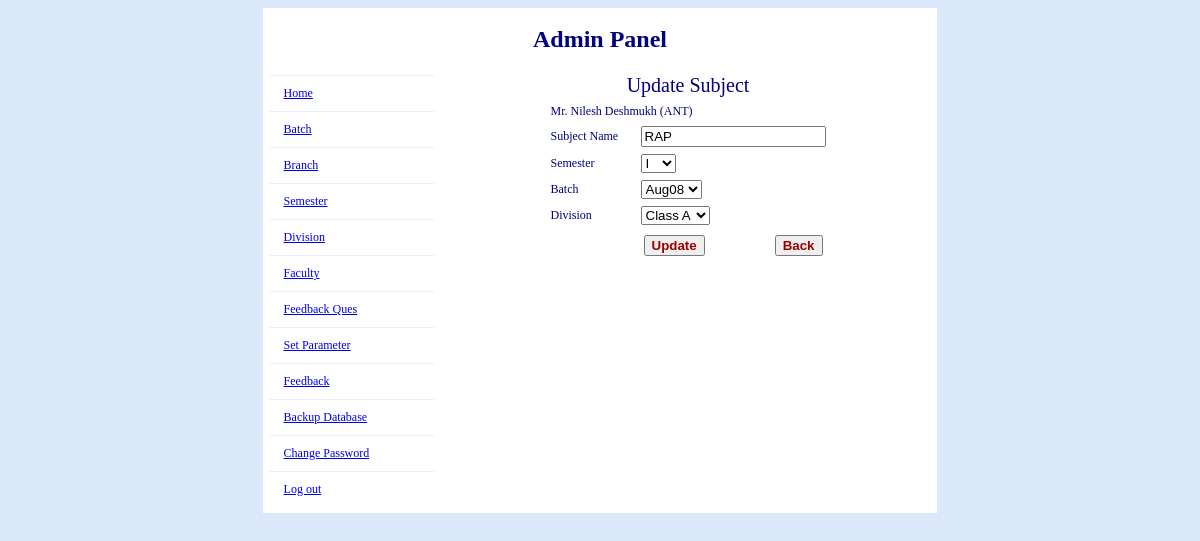
Screenshot of /admin/edit_subject.php?sub_id=1 (signed in) with the database file from the repository.
### tables this page shows
CREATE TABLE IF NOT EXISTS `subject_master` (
  `sub_id` int(20) NOT NULL AUTO_INCREMENT,
  `sub_name` varchar(255) NOT NULL,
  `sem_id` int(20) NOT NULL,
  `f_id` int(20) NOT NULL,
  `batch_id` int(20) NOT NULL,
  `division_id` int(10) NOT NULL,
  PRIMARY KEY (`sub_id`)
);

CREATE TABLE IF NOT EXISTS `faculty_master` (
  `f_id` int(20) NOT NULL AUTO_INCREMENT,
  `f_name` varchar(255) NOT NULL,
  `l_name` varchar(255) NOT NULL,
  `b_id` int(20) NOT NULL,
  PRIMARY KEY (`f_id`)
);

CREATE TABLE IF NOT EXISTS `branch_master` (
  `b_id` int(20) NOT NULL AUTO_INCREMENT,
  `b_name` varchar(255) NOT NULL,
  PRIMARY KEY (`b_id`)
);

### admin/includes/common_functions.php (called while the page is built, shortened)
<?php
function branch_name($b_id)
{
	$sel_b="select * from branch_master where b_id=".$b_id;
	$res=mysql_query($sel_b) or die(mysql_error());
	$b_name=mysql_fetch_array($res);
	return $b_name['b_name'];
}
?>

### admin/edit_subject.php (the view, shortened to what this page needs)
<?php
	  include("includes/config_db.php");
?>
<!DOCTYPE html PUBLIC "-//W3C//DTD XHTML 1.0 Transitional//EN" "http://www.w3.org/TR/xhtml1/DTD/xhtml1-transitional.dtd">
<html xmlns="http://www.w3.org/1999/xhtml">
<head>
<link rel="stylesheet" type="text/css" href="includes/style.css" />
</head>
<body>
<table width="57%" align="center" border="0" cellpadding="0" cellspacing="1">
<?php include('admin_panel_heading.php'); ?>
<tr>
<td width="22%" valign="top">
<? include('left_side.php');?>
</td>
<td width="78%" align="center" valign="top">
<?php
if(isset($_POST['submit']))
  {
	$dup="select * from  subject_master where sub_name='".$_POST['sub_name']."' and sem_id!=".$_POST['sem_name']." and f_id=".$_POST['f_id'];
	$dup_res=mysql_query($dup) or die(mysql_error());
	if(mysql_num_rows($dup_res)==1)
	{
		echo "Subject name is already available in database.";
		echo "<br/><input type=\"button\" name=\"Back\" value=\"Back\"  onclick=\"javascript: history.go(-1)\" />";
	}
	else
	{
     	$sub_id = $_POST['sub_id'];
	    $f_id = $_POST['f_id'];
		$sub_name = $_POST['sub_name'];
		$batch_id =  $_POST['batch_name'];
		$result = mysql_query("UPDATE  subject_master  SET sub_name='".$_POST['sub_name']."' , sem_id='".$_POST['sem_name']."' , f_id='".$_POST['f_id']."', batch_id='".$_POST['batch_name']."', division_id='".$_POST['division']."' WHERE sub_id='$sub_id'");
		echo "<b>Subject detail is updated successfully!</b><br>You'll be redirected after (1) Seconds";
          echo "<meta http-equiv=Refresh content=1;url=subject.php?f_id=".$f_id.">";
	}
  }
else
  {
		$sub_result = mysql_query("SELECT * FROM subject_master  where sub_id='".$_GET['sub_id']."'");
        while($sub_myrow = mysql_fetch_array($sub_result))
         {
      ?>
<form method="post" action="<?php echo $_SERVER['PHP_SELF'] ?>" name="update_sub" onsubmit="return chkForm();">
<table width="283" border="0" cellpadding="3" cellspacing="1">
<tr><td colspan="2" align="center" style="font-size:20px">Update Subject</td></tr>
  <tr>
  <?
	    $f_result = mysql_query("SELECT * FROM faculty_master where f_id='".$sub_myrow['f_id']."'");
		$f_myrow = mysql_fetch_array($f_result);
?>
    <td width="132" colspan="2" align="left"><?php echo $f_myrow['f_name'].'&nbsp;'.$f_myrow['l_name']?>&nbsp;(<?php echo branch_name($f_myrow['b_id'])?>)<input type="hidden" name="f_id" value="<? echo $sub_myrow['f_id']?>"></td>
  </tr>
  <tr>
    <td width="92"><div align="left">Subject Name</div></td>
    <td width="163"><label>
      <div align="left">
        <input type="text" name="sub_name" onkeypress="return isCharOnly(event);" value="<?php echo $sub_myrow["sub_name"]?>"/>
        </div>
    </label></td>
  </tr>
  <tr>
    <td width="92"><div align="left">Semester</div></td>
    <td width="163">
	  <div align="left">
	    <?
	 $sel_sem="select * from semester_master ";
	 $res_sem=mysql_query($sel_sem) or die(mysql_error());
	 while($sem_combo=mysql_fetch_array($res_sem))
	 {
		$sem_array[] = array('id' => $sem_combo['sem_id'],
							  'text' => $sem_combo['sem_name']);
	 }
	 echo tep_draw_pull_down_menu('sem_name',$sem_array, $sub_myrow['sem_id'], $sub_myrow["sem_id"]);
	?>
	    </div></td>
  </tr>
  <tr>
    <td width="92"><div align="left">Batch</div></td>
    <td width="163">
	  <div align="left">
	    <?
	 $sel_batch="select * from batch_master ";
	 $res_batch=mysql_query($sel_batch) or die(mysql_error());
	 while($batch_combo=mysql_fetch_array($res_batch))
	 {
		$batch_array[] = array('id' => $batch_combo['batch_id'],
							  'text' => $batch_combo['batch_name']);
	 }
	 $default=$sub_myrow['batch_id'];
	 echo tep_draw_pull_down_menu('batch_name',$batch_array, $default, $sub_myrow["batch_id"]);
	?>
	    </div></td>
  </tr>
  <tr>
    <td width="92"><div align="left">Division</div></td>
    <td width="163">
	  <div align="left">
	    <?
	 $sel_division="select * from division_master ";
	 $res_division=mysql_query($sel_division) or die(mysql_error());
	 while($division_combo=mysql_fetch_array($res_division))
	 {
		$division_array[] = array('id' => $division_combo['id'],
							      'text' => $division_combo['division']);
	 }
	 $default=$sub_myrow['division_id'];
	 echo tep_draw_pull_down_menu('division',$division_array, $default, $sub_myrow["division_id"]);
	?>
	    </div></td>
  </tr>
  <tr>
    <td><div align="left"></div></td>
    <td><div align="left">
      <table border="0" width="100%">
        <tr><td> <input type="submit" class="button" name="submit" value="Update"></td><td align="right"><input type="button" name="Back" value="Back"  onclick="javascript: history.go(-1)" class="button" /></td></tr>
      </table>
    </div></td>
  </tr>
</table>
</form>
 <?
 	}
  }
?>
<p>&nbsp;</p></td>
</tr>
</table>
</body>
</html>

### admin/includes/config_db.php (shortened to what this page needs)
<?php
include("includes/common_functions.php");
function tep_draw_pull_down_menu($name, $values, $default = 1, $parameters = '', $required = false) {
    $field = '<select name="' . $name . '"';
    if ($parameters!='') $field .= ' ' . $parameters;
    $field .= ' >';
	$field .='<option value=0></option>';
    for ($i=0, $j=0,$n=sizeof($values); $i<$n; $i++) {
      $field .= '<option value="' . $values[$i]['id'] . '"';
	  if ($default == $values[$i]['id']) {
        $field .= ' SELECTED';
      }
      $field .= ' $str >' .$values[$i]['text'] . '</option>';
    }
    $field .= '</select>';
    return $field;
  }
?>

### admin/includes/style.css (style rules this page uses)
body, table, tr, td { font-family:verdana; font-size:12px; background-color:#DBE8F9; color:navy; }
.button { color: #900; font-weight: bold; }
table, tr, td { background-color: #FFF; }

### rows the page displays
subject_master: f.f_name "Mr. Nilesh", f.l_name "Deshmukh", f.b_name "ANT", sub_name "RAP"

### other values shown
form field sem_name "I"
form field batch_name "Aug08"
form field division "Class A"
